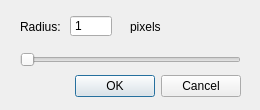
<?xml version="1.0" encoding="UTF-8"?>
<ui version="4.0">
 <class>FilterDialog</class>
 <widget class="QDialog" name="FilterDialog">
  <property name="geometry">
   <rect>
    <x>0</x>
    <y>0</y>
    <width>260</width>
    <height>110</height>
   </rect>
  </property>
  <property name="minimumSize">
   <size>
    <width>260</width>
    <height>110</height>
   </size>
  </property>
  <property name="maximumSize">
   <size>
    <width>260</width>
    <height>110</height>
   </size>
  </property>
  <property name="windowTitle">
   <string>Filter options...</string>
  </property>
  <widget class="QDialogButtonBox" name="buttonBox">
   <property name="geometry">
    <rect>
     <x>20</x>
     <y>70</y>
     <width>221</width>
     <height>32</height>
    </rect>
   </property>
   <property name="orientation">
    <enum>Qt::Horizontal</enum>
   </property>
   <property name="standardButtons">
    <set>QDialogButtonBox::Cancel|QDialogButtonBox::Ok</set>
   </property>
  </widget>
  <widget class="QSlider" name="horizontalSlider">
   <property name="geometry">
    <rect>
     <x>20</x>
     <y>50</y>
     <width>221</width>
     <height>19</height>
    </rect>
   </property>
   <property name="minimum">
    <number>1</number>
   </property>
   <property name="maximum">
    <number>100</number>
   </property>
   <property name="orientation">
    <enum>Qt::Horizontal</enum>
   </property>
  </widget>
  <widget class="QLabel" name="label">
   <property name="geometry">
    <rect>
     <x>20</x>
     <y>20</y>
     <width>46</width>
     <height>13</height>
    </rect>
   </property>
   <property name="text">
    <string>Radius:</string>
   </property>
  </widget>
  <widget class="QLabel" name="label_2">
   <property name="geometry">
    <rect>
     <x>130</x>
     <y>20</y>
     <width>46</width>
     <height>13</height>
    </rect>
   </property>
   <property name="text">
    <string>pixels</string>
   </property>
  </widget>
  <widget class="QSpinBox" name="spinBox">
   <property name="geometry">
    <rect>
     <x>70</x>
     <y>15</y>
     <width>42</width>
     <height>22</height>
    </rect>
   </property>
   <property name="buttonSymbols">
    <enum>QAbstractSpinBox::NoButtons</enum>
   </property>
   <property name="minimum">
    <number>1</number>
   </property>
   <property name="maximum">
    <number>100</number>
   </property>
   <property name="singleStep">
    <number>1</number>
   </property>
  </widget>
 </widget>
 <resources/>
 <connections>
  <connection>
   <sender>horizontalSlider</sender>
   <signal>valueChanged(int)</signal>
   <receiver>spinBox</receiver>
   <slot>setValue(int)</slot>
   <hints>
    <hint type="sourcelabel">
     <x>130</x>
     <y>59</y>
    </hint>
    <hint type="destinationlabel">
     <x>90</x>
     <y>25</y>
    </hint>
   </hints>
  </connection>
  <connection>
   <sender>spinBox</sender>
   <signal>valueChanged(int)</signal>
   <receiver>horizontalSlider</receiver>
   <slot>setValue(int)</slot>
   <hints>
    <hint type="sourcelabel">
     <x>90</x>
     <y>25</y>
    </hint>
    <hint type="destinationlabel">
     <x>130</x>
     <y>59</y>
    </hint>
   </hints>
  </connection>
  <connection>
   <sender>buttonBox</sender>
   <signal>accepted()</signal>
   <receiver>FilterDialog</receiver>
   <slot>accept()</slot>
   <hints>
    <hint type="sourcelabel">
     <x>290</x>
     <y>105</y>
    </hint>
    <hint type="destinationlabel">
     <x>129</x>
     <y>54</y>
    </hint>
   </hints>
  </connection>
  <connection>
   <sender>buttonBox</sender>
   <signal>rejected()</signal>
   <receiver>FilterDialog</receiver>
   <slot>reject()</slot>
   <hints>
    <hint type="sourcelabel">
     <x>290</x>
     <y>105</y>
    </hint>
    <hint type="destinationlabel">
     <x>129</x>
     <y>54</y>
    </hint>
   </hints>
  </connection>
 </connections>
</ui>
